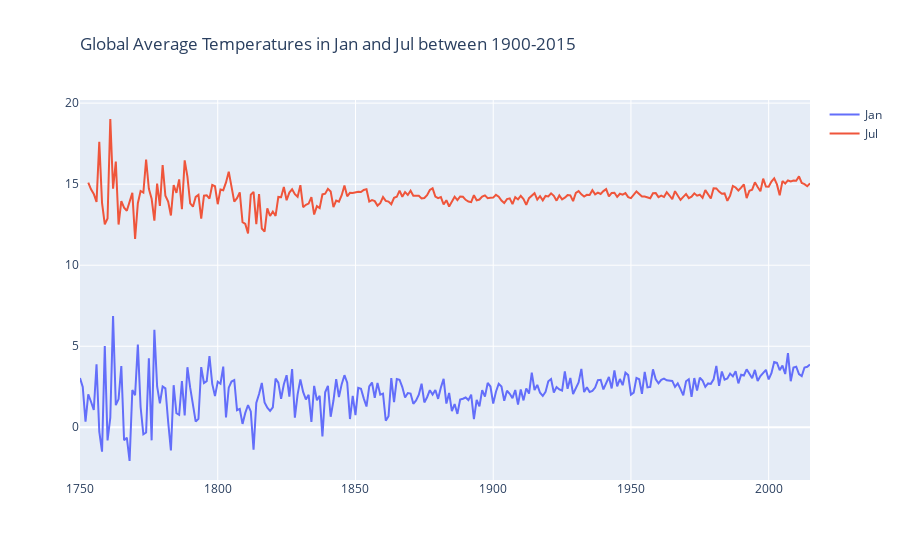

Notebook source saved alongside this figure:
### Code cell
def plot_month(month1,month2):
    a = global_temperatures[global_temperatures['month'] == month1]
    b = global_temperatures[global_temperatures['month'] == month2]
    trace0 = go.Scatter(
    x = a['year'],
    y = a['LandAverageTemperature'],
    mode = 'lines',
    name = dict_month[month1]
    )
    
    trace1 = go.Scatter(
    x = b['year'],
    y = b['LandAverageTemperature'],
    mode = 'lines',
    name = dict_month[month2]
    )
    layout = go.Layout(
    title=go.layout.Title(
        text="Global Average Temperatures in {} and {} between 1900-2015".format(dict_month[month1], dict_month[month2]),
        xref='paper',
        x=0
    ))
    data = [trace0,trace1]
    fig = go.Figure(data=data, layout=layout)
    py.iplot(fig, filename='line-mode')
    
plot_month(1,7)

### Figure 1 — Plotly figure (JSON) as saved in the notebook; plotly's stock layout.template omitted (floating-point values rounded to 4 significant figures; data arrays with more than 128 entries replaced by an {"elided": "..."} marker saying what was removed)
{"data": [{"mode": "lines", "name": "Jan", "type": "scatter", "x": {"elided": "266 int values"}, "y": {"elided": "266 float values"}}, {"mode": "lines", "name": "Jul", "type": "scatter", "x": {"elided": "266 int values"}, "y": {"elided": "266 float values"}}], "layout": {"title": {"text": "Global Average Temperatures in Jan and Jul between 1900-2015", "x": 0, "xref": "paper"}}}
